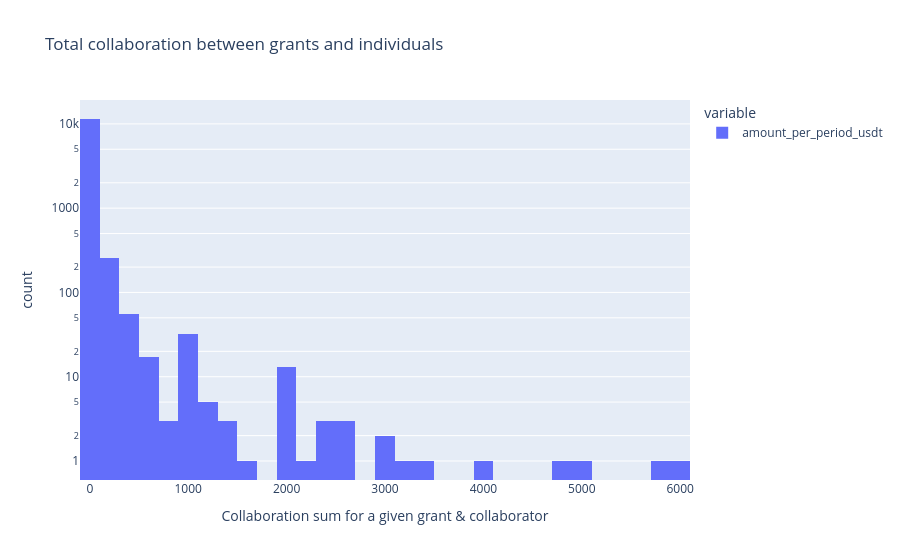

The cell this chart's notebook holds for it:
### Code cell
(grouped_data.amount_per_period_usdt
             .sum()
             .hist(log_y=True,
                   nbins=50,
                   title='Total collaboration between grants and individuals',
                   labels={'value': 'Collaboration sum for a given grant & collaborator'}))

### Figure 1 — Plotly figure (JSON) as saved in the notebook; plotly's stock layout.template omitted (floating-point values rounded to 4 significant figures; data arrays with more than 128 entries replaced by an {"elided": "..."} marker saying what was removed)
{"data": [{"alignmentgroup": "True", "bingroup": "x", "hovertemplate": "variable=amount_per_period_usdt<br>Collaboration sum for a given grant & collaborator=%{x}<br>count=%{y}<extra></extra>", "legendgroup": "amount_per_period_usdt", "marker": {"color": "#636efa"}, "name": "amount_per_period_usdt", "nbinsx": 50, "offsetgroup": "amount_per_period_usdt", "orientation": "v", "showlegend": true, "type": "histogram", "x": {"elided": "11835 float values"}, "xaxis": "x", "yaxis": "y"}], "layout": {"autosize": true, "barmode": "relative", "legend": {"title": {"text": "variable"}, "tracegroupgap": 0}, "title": {"text": "Total collaboration between grants and individuals"}, "xaxis": {"anchor": "y", "autorange": true, "domain": [0, 1], "range": [-100, 6100], "title": {"text": "Collaboration sum for a given grant & collaborator"}, "type": "linear"}, "yaxis": {"anchor": "x", "autorange": true, "domain": [0, 1], "range": [-0.2254, 4.284], "title": {"text": "count"}, "type": "log"}}}
